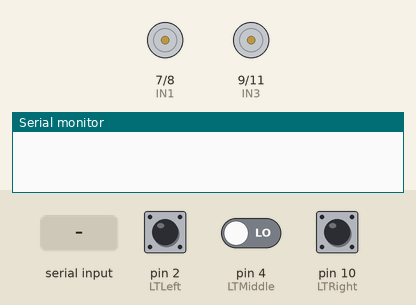
The sketch below on a simulated Arduino Uno, built with avr-gcc and run on an emulated ATmega328P. On the bench: motor-driver pin pairs drawn as motors (green arrow = first pin HIGH = forward, orange = second pin HIGH = backward, longer = more drive, scaled by the enable pin), the last lines printed to the serial monitor. The inputs (shaded band) are chosen by the test bench; at power-on: pin 2 (LTLeft) LOW, pin 4 (LTMiddle) LOW, pin 10 (LTRight) LOW.

Above: at 1.2 s.
1.3 s: "l" received over Serial
At 1.7 s:
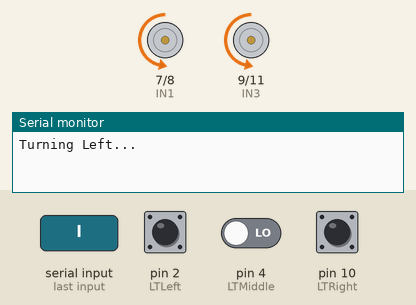
3.6 s: "f" received over Serial
At 4.1 s:
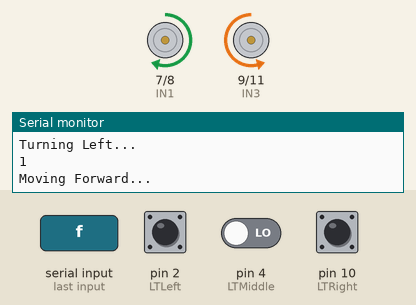
5.7 s: "b" received over Serial
At 6.1 s:
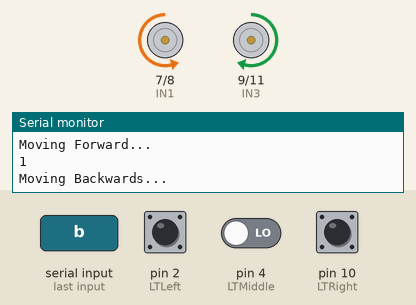
7.8 s: "r" received over Serial
At 8.4 s:
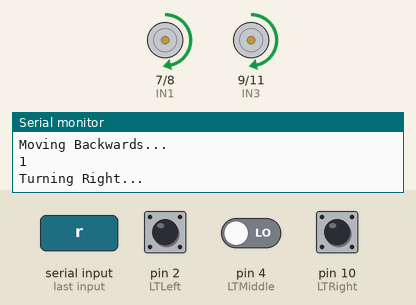
10.1 s: byte 115 ('s') received over Serial
11.6 s: byte 54 ('6') received over Serial
Timing chart, 0 to 14.2 s (numbered marks = the images above; inputs shaded):
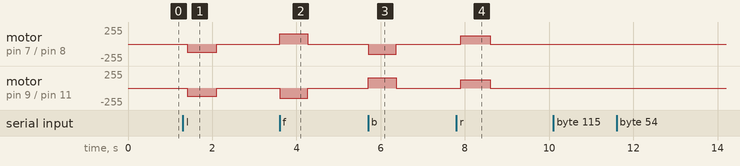

The sketch:

line_tracking_with_BLE.ino
```cpp
//Declaring the pins on the arduino:
int ENA=5;
int ENB=6;
int IN1=7;
int IN2=8;
int IN3=9;
int IN4=11;
int d=1;      //distance to be travelled by the car
int degRot=90;
int left,right;
float v=1.5;
int wv;
char cmd;
int LTRight=10;
int LTLeft=2;
int LTMiddle=4;
int middleRead;
int rightRead;
int leftRead;
int rv;
int deg;

void setup() {
//initialising the Serial monitor
Serial.begin(9600);
// setting up the pins for the motor
 pinMode(ENA,OUTPUT);
 pinMode(ENB,OUTPUT);
 pinMode(IN1,OUTPUT);
 pinMode(IN2,OUTPUT);
 pinMode(IN3,OUTPUT);
 pinMode(IN4,OUTPUT);

//enabling the channels A and B for them to always stay enabled:
digitalWrite(ENA,HIGH);
digitalWrite(ENB,HIGH);

}

void loop()
{
wv=(v-0.35)/0.0075;
left=wv;
right=wv;
setspeed(left,right);

while(Serial.available()==0){

  }
cmd=Serial.read();

if (cmd == 'f'){
  Serial.println("Moving Forward...");
  forward(d,v);
  }
if (cmd == 'b'){
  Serial.println("Moving Backwards...");
  backward(d,v);
  }
 if (cmd == 'l'){
  Serial.println("Turning Left...");
  leftTurn(degRot,wv);
  }
 if (cmd == 'r'){
  Serial.println("Turning Right...");
  rightTurn(degRot,wv);
  }


   //Setting the distance the smart car travels using BLE
if (cmd == 'd'){
  Serial.println("Set Distance");
  delay(100);
  while (Serial.available()==0){

    }
  cmd=Serial.read();
  delay(100);
  if (cmd =='1'){
    d=1;
    Serial.println("Distance=1");
    }
  if (cmd =='2'){
    d=2;
    Serial.println("Distance=2");
    }
  if (cmd =='3'){
    d=3;
    Serial.println("Distance=3");

    }
  if (cmd == '4'){
    d=4;
    Serial.println("Distance=4");

    }
  if (cmd == '5'){
    d=5;
    Serial.println("Distance=5");
    }
  if (cmd == '6'){
    d=6;
    Serial.println("Distance=6");
    }
  if (cmd == '7'){
    d=7;
    Serial.println("Distance=7");
    }
  if (cmd == '8'){
    d=8;
    Serial.println("Distance=8");
    }
   if (cmd == '9'){
    d=9;
    Serial.println("Distance=9");
    }

  }

 //Setting speed of the samrt car via the BLE
if(cmd=='s'){
  Serial.println("Set Speed");
  delay(100);
  while (Serial.available()==0){

    }
  cmd=Serial.read();
  delay(100);

   if(cmd=='1'){
    rv=1;
    Serial.println("rv is 1");
    }
   if(cmd=='2'){
    rv=2;
    Serial.println("rv is 2");
    }
   if(cmd=='3'){
    rv=3;
    Serial.println("rv is 3");
    delay(100);
    }
    if(cmd=='4'){
    rv=4;
    Serial.println("rv is 4");
    }
   if(cmd=='5'){
    rv=5;
    Serial.println("rv is 5");
    }
   if(cmd=='6'){
    rv=6;
    Serial.println("rv is 6");
    }
   if(cmd=='7'){
    rv=7;
    Serial.println("rv is 7");

    }
   if(cmd=='8'){
    rv=8;
    Serial.println("rv is 8");
    }
    if(cmd=='9'){
    rv=9;
    Serial.println("rv is 9");

    }
    v=(1.16/9.)*rv+1.1;
  }
if (cmd == 'q'){
  Serial.println("10 degrees to the left");
  leftTurn(10,wv);
  }
  if (cmd == 'u'){
  Serial.println("10 degrees to the right");
  rightTurn(10,wv);
  }
  if(cmd== 'v'){
    Serial.println("180 degree turn");
    rightTurn(180,wv);
    }
 middleRead=!digitalRead(LTMiddle);
 rightRead=!digitalRead(LTRight);
 leftRead=!digitalRead(LTLeft);
 Serial.println(middleRead);
 if (middleRead=="HIGH"){
  forward(d,v);
  }
 else if (leftRead=="HIGH"){
  leftTurn(deg,wv);
  while(leftRead==1);
  }
  else if (rightRead=="HIGH"){
  rightTurn(deg,wv);
  while(rightRead==1);
  }
}
void setspeed(int l,int r){
 analogWrite(ENA,l);
 analogWrite(ENB,r);
  }
//forward motion function
void forward(float d, float v){
  float t;
digitalWrite(IN1,HIGH);
digitalWrite(IN2,LOW);
digitalWrite(IN3,LOW);
digitalWrite(IN4,HIGH);
t=d/v*1000;
delay(t);
stopCar();
  }
 //backward motion function
void backward(float d,float v){
 float t;
digitalWrite(IN1,LOW);
digitalWrite(IN2,HIGH);
digitalWrite(IN3,HIGH);
digitalWrite(IN4,LOW);
t=(d/v)*1000;
delay(t);
stopCar();
  }
//left turn function
void leftTurn(int deg,float wv ){
float t;
stopCar();
analogWrite(ENA,125);
analogWrite(ENB,125);
delay(100);
digitalWrite(IN1,LOW);
digitalWrite(IN2,HIGH);
digitalWrite(IN3,LOW);
digitalWrite(IN4,HIGH);
t=(deg+6)/136.29*1000.;
delay(t);
analogWrite(ENA,wv);
analogWrite(ENB,wv);

stopCar();
 }
//right turn function
void rightTurn(int deg,float wv){
 float t;
 stopCar();
analogWrite(ENA,125);
analogWrite(ENB,125);
delay(100);
digitalWrite(IN1,HIGH);
digitalWrite(IN2,LOW);
digitalWrite(IN3,HIGH);
digitalWrite(IN4,LOW);
t=(deg+6)/136.29*1000.;
delay(t);
analogWrite(ENA,wv);
analogWrite(ENB,wv);
stopCar();
  }
 void stopCar(){
 digitalWrite(IN1,LOW);
digitalWrite(IN2,LOW);
digitalWrite(IN3,LOW);
digitalWrite(IN4,LOW);

  }
//calibrating in the forward direction
  void calForward(){
digitalWrite(IN1,HIGH);
digitalWrite(IN2,LOW);
digitalWrite(IN3,LOW);
digitalWrite(IN4,HIGH);
delay(2500);
stopCar();
  }
 //calibrating in the backward direction
 void calBackward(){
digitalWrite(IN1,LOW);
digitalWrite(IN2,HIGH);
digitalWrite(IN3,HIGH);
digitalWrite(IN4,LOW);
delay(2500);
stopCar();
  }
 //calibrating in the left direction
 void calLeft(int wv){
  analogWrite(ENA,125);
  analogWrite(ENB,125);
digitalWrite(IN1,LOW);
digitalWrite(IN2,HIGH);
digitalWrite(IN3,LOW);
digitalWrite(IN4,HIGH);
delay(500);
analogWrite(ENA,wv);
analogWrite(ENB,wv);

stopCar();
 }
 //calibrating in the right direction
 void calRight(int wv){
analogWrite(ENA,125);
analogWrite(ENB,125);
digitalWrite(IN1,HIGH);
digitalWrite(IN2,LOW);
digitalWrite(IN3,HIGH);
digitalWrite(IN4,LOW);
delay(3000);
analogWrite(ENA,wv);
analogWrite(ENB,wv);
stopCar();
 }
```

Measured:
- after the input at 1.3 s, motor on pin 7 (IN1) / pin 8 (IN2), motor on pin 9 (IN3) / pin 11 (IN4): stopped → backward 125/255 after 0.10 s, → stopped 0.70 s later
- after the input at 3.6 s, motor on pin 7 (IN1) / pin 8 (IN2): stopped → forward 153/255 at once, → stopped 0.67 s later; motor on pin 9 (IN3) / pin 11 (IN4): stopped → backward 153/255 at once, → stopped 0.67 s later
- after the input at 5.7 s, motor on pin 7 (IN1) / pin 8 (IN2): stopped → backward 153/255 at once, → stopped 0.67 s later; motor on pin 9 (IN3) / pin 11 (IN4): stopped → forward 153/255 at once, → stopped 0.67 s later
- after the input at 7.8 s, motor on pin 7 (IN1) / pin 8 (IN2), motor on pin 9 (IN3) / pin 11 (IN4): stopped → forward 125/255 after 0.10 s, → stopped 0.70 s later
